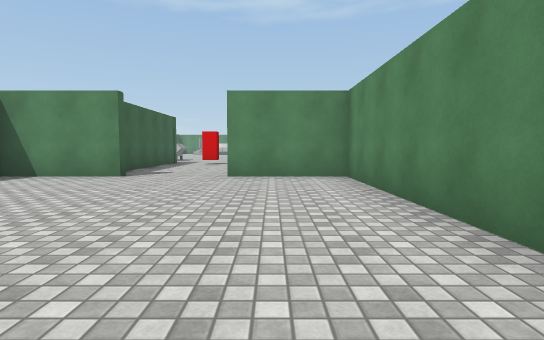
View 1 (above)

18 first-person views from a walk through a Unity game level. The camera is 1.2 m above the floor, tilts 4° down and sees 80° across. The floor is counted in squares, 2 m on a side. Each view is taken from the middle of a square. On the plan, view 1 faces up. The plan holds only what a view shows up to about 10 squares ahead; the rest is blank. The place goes on beyond the plan. The player is left out. Surface patterns are stand-ins for the level's own textures.

View 2
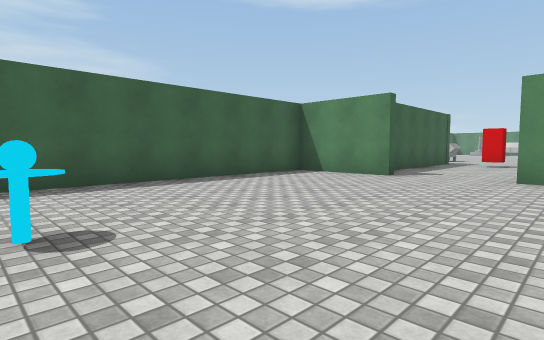

View 3
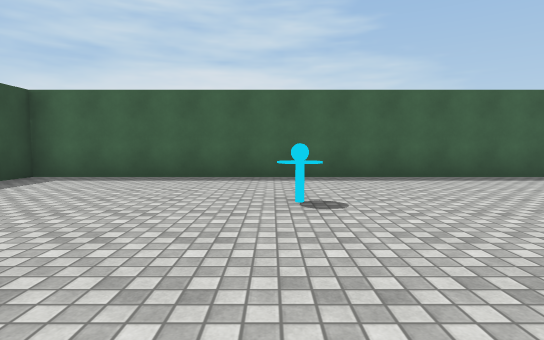

View 4
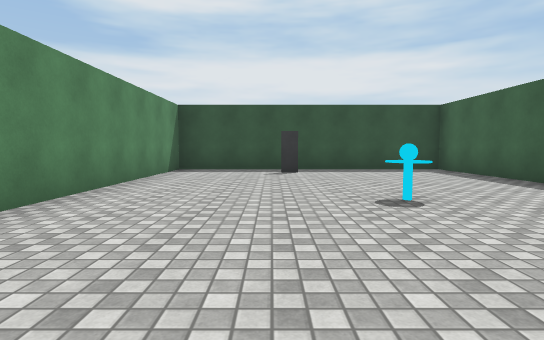

View 5
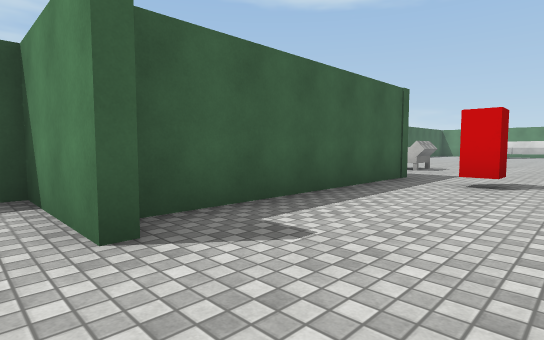

View 6
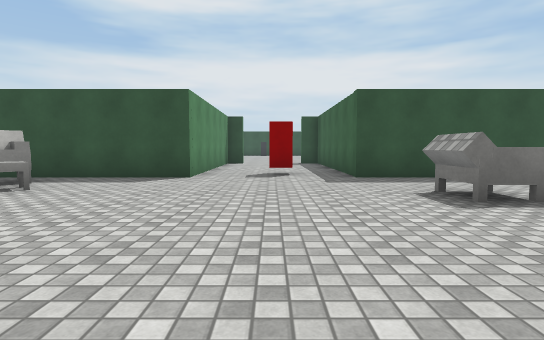

View 7
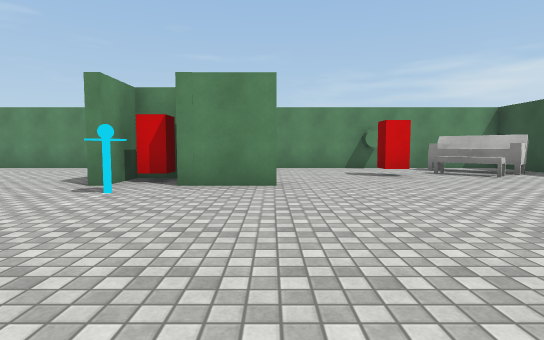

View 8
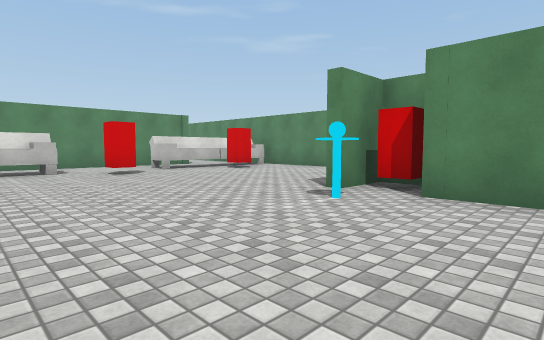

View 9
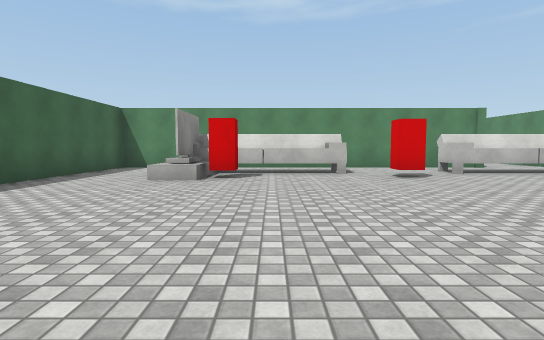

View 10
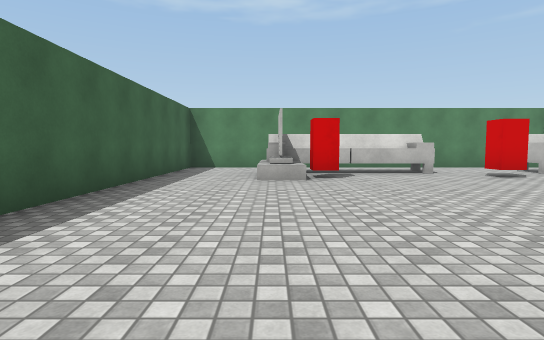

View 11
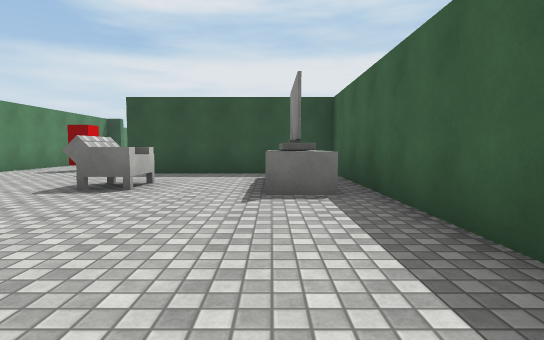

View 12
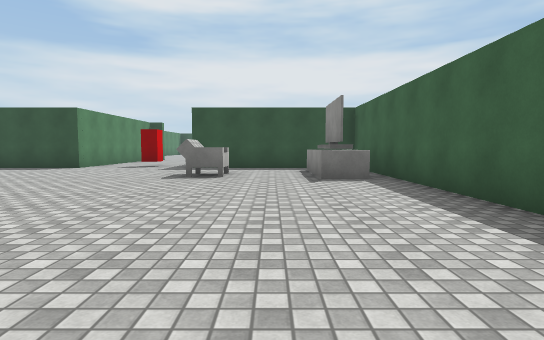

View 13
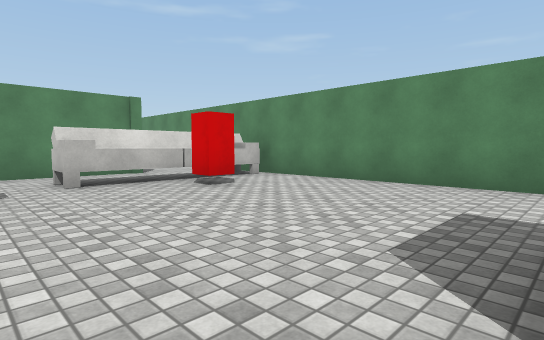

View 14
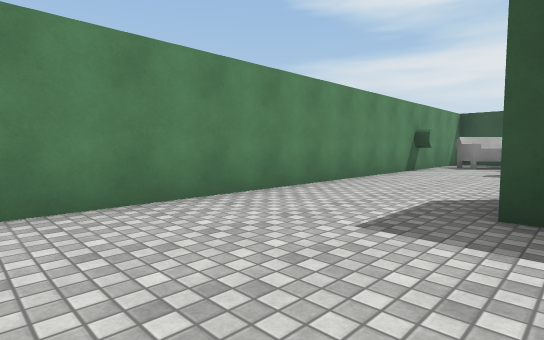

View 15
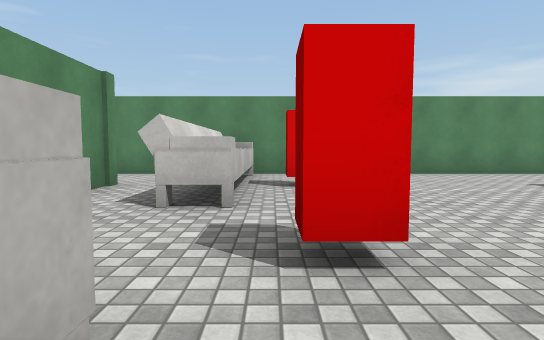

View 16
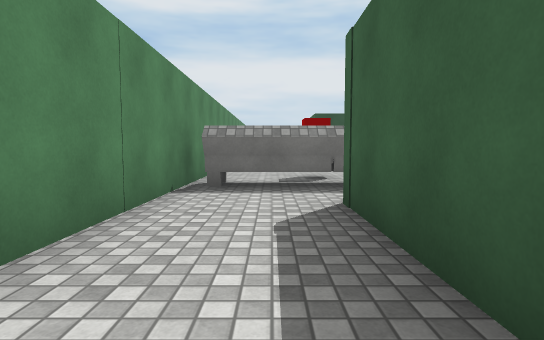

View 17
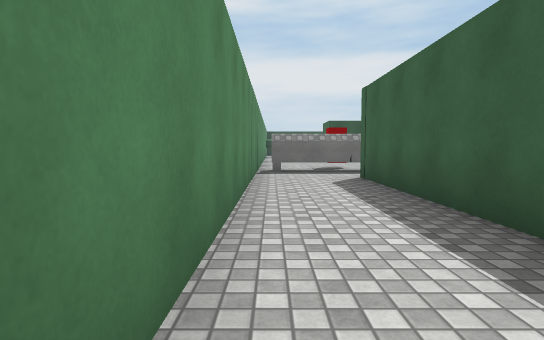

View 18
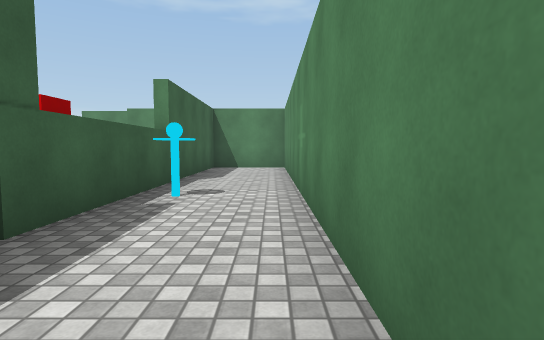

### Floor plan
Key: @ floor where view 1 was taken; # wall or solid block; . floor; ^ raised ledge; B red block; S sofa; C cylinder; T thing the floor can be seen under or through; O other object.
Columns run from 9 left of view 1 to 5 right of it. Each row starts with its distance up from view 1.
 42            ####
 41            #..#
 40            #..#
 39            #..#
 38            #..#
 37            #..#
 36            #O.#
 35            #..#
 34            #..#
 33            #..#
 32            #..#
 31            #..#
 30 ############..#
 29 #.............#
 28 #..OTTTO.OTTT##
 27 #..OB...B..B..#
 26 #..^..........#
 25 #.............#
 24 #.............#
 23 #.............#
 22  ........##...#
 21   ......O#B...#
 20  ........# ...#
 19 #........#....#
 18 #.............#
 17 #..........B..#
 16 #.^..........C
 15 #.^.OO.....OO#
 14 #.^........OSS
 13 #...........S#
 12  #####.B.#####
 11      #...#
 10      #...#
  9      #...#
  8      #...#
  7    ###...###
  6    #.......#
  5    #.......#
  4    #.......#
  3    #.......#
  2    #.......#
  1    #.......#
  0    #..O..@.#
 -1    #.......#
 -2    #.......#
 -3    #.......#
 -4    #.......#
 -5    #########

Where each view was taken, in squares from view 1:
view 1: 0 up, 0 right, facing up
view 2: 0 up, 0 right, facing up-left
view 3: 0 up, 1 right, facing left
view 4: 4 up, 1 left, facing down
view 5: 6 up, 1 left, facing up-left
view 6: 19 up, 2 left, facing down
view 7: 19 up, 5 left, facing right
view 8: 19 up, 4 left, facing up-right
view 9: 20 up, 4 left, facing up
view 10: 20 up, 6 left, facing up
view 11: 20 up, 7 left, facing down
view 12: 22 up, 6 left, facing down
view 13: 22 up, 1 left, facing up-right
view 14: 25 up, 1 right, facing down-right
view 15: 27 up, 3 left, facing right
view 16: 33 up, 3 right, facing down
view 17: 36 up, 4 right, facing down
view 18: 32 up, 4 right, facing up
